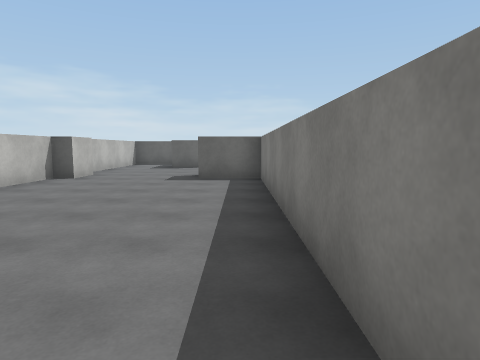
View 1 (above)

19 first-person views from a walk through a scene from a Unity 3-D project. The camera is 1.5 m above the floor, tilts 6° down and sees 75° across. The floor is counted in squares, 2 m on a side. Each view is taken from the middle of a square. On the plan, view 1 faces up. The plan holds only what a view shows up to about 10 squares ahead; the rest is blank. The player is left out. Surface patterns are stand-ins for the level's own textures.

View 2
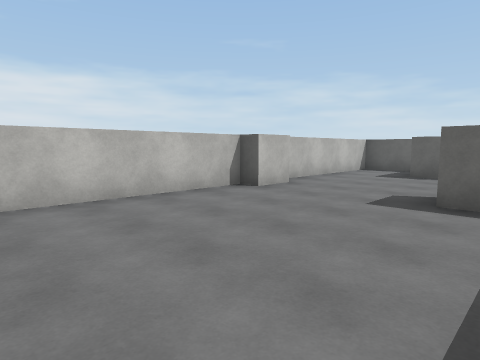

View 3
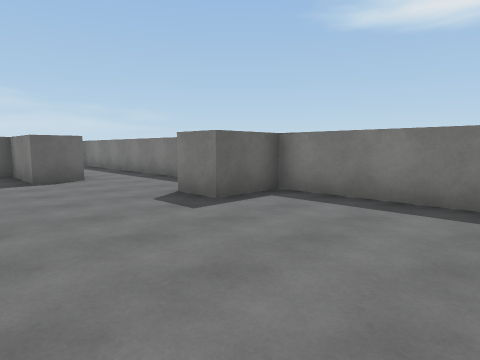

View 4
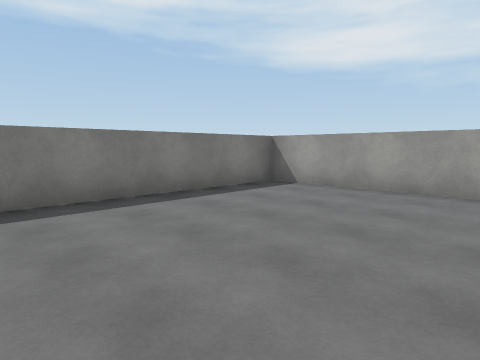

View 5
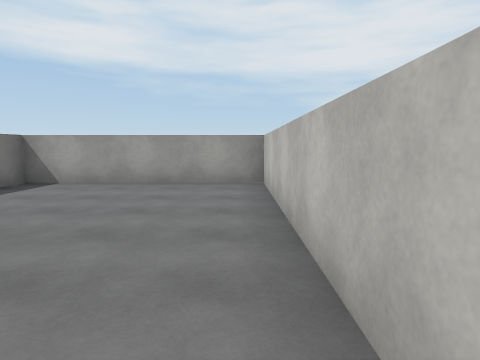

View 6
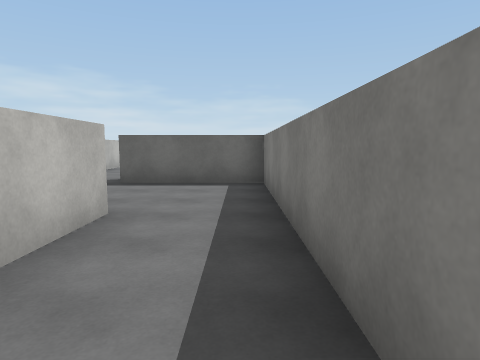

View 7
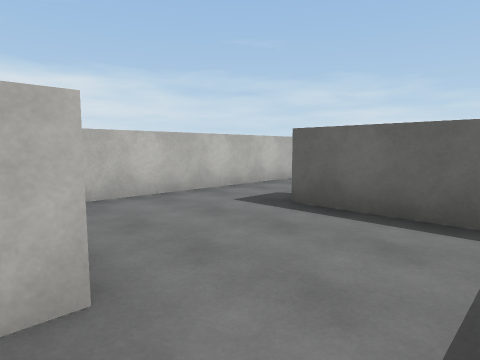

View 8
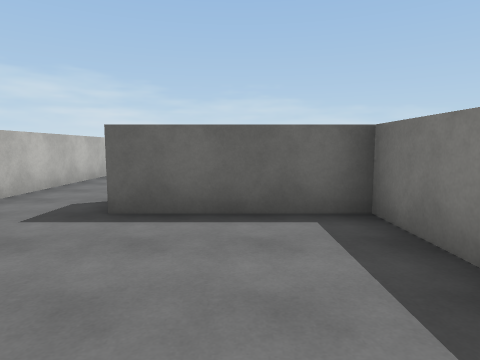

View 9
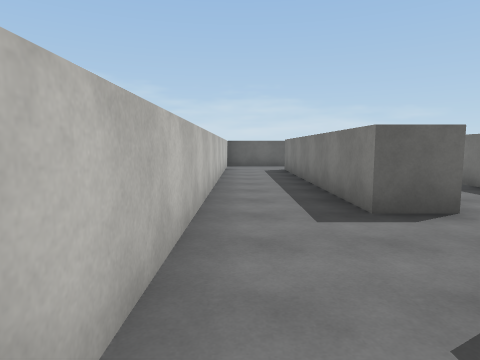

View 10
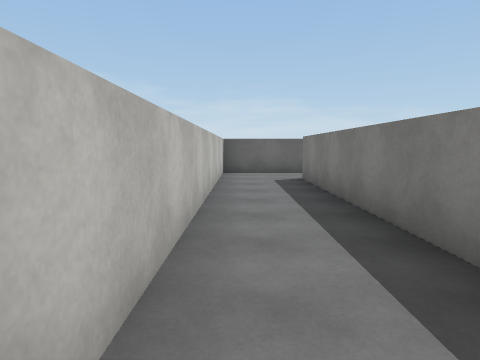

View 11
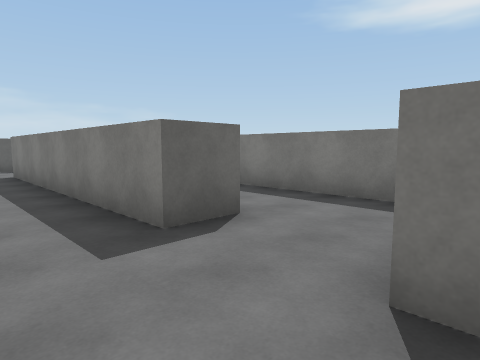

View 12
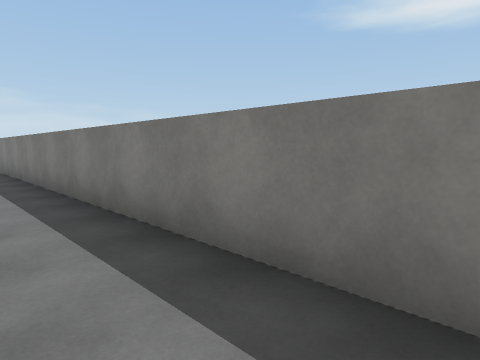

View 13
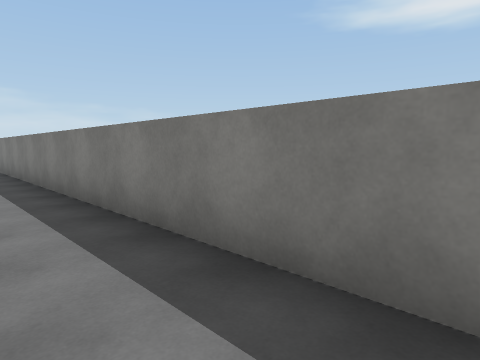

View 14
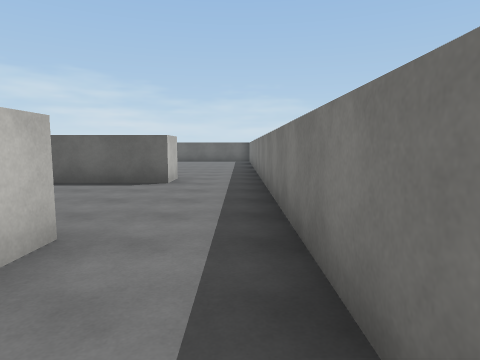

View 15
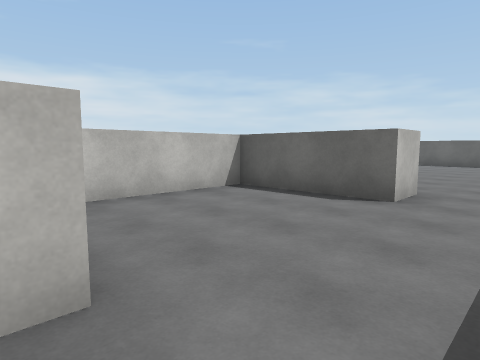

View 16
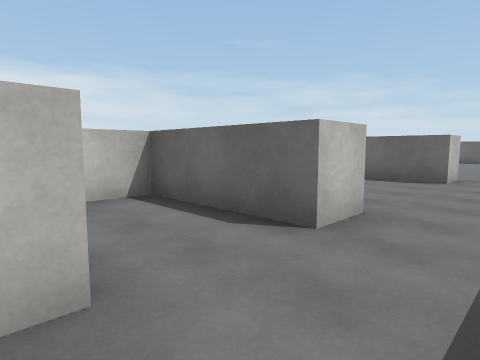

View 17
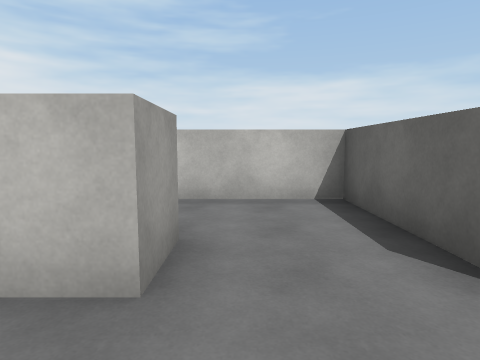

View 18
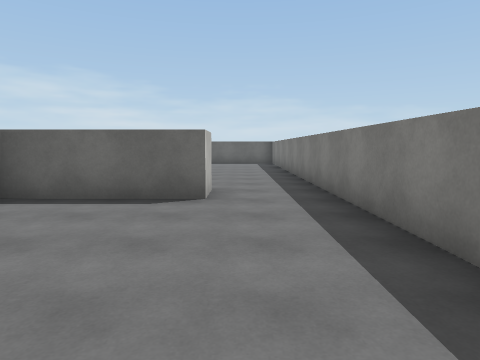

View 19
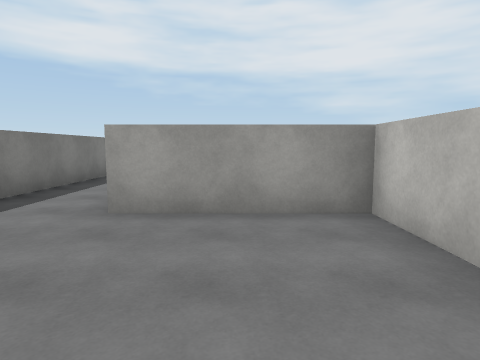

### Floor plan
Ten units are one square. View 1 is at (0, 0); x grows to the right and y downward. Boxes are objects, and circles mark ways between rooms. Rooms are numbered by the first view taken in them; rooms with no view inside come last. Other rooms are left out.
<svg viewBox="-50 -361 60 381">
<path fill="none" stroke="#000" d="M-40 -85 -40 -75 -45 -75 -45 15 5 15 5 -75 -10 -75 -10 -85M5 -98 5 -175 -25 -175M-14 -115 -25 -115 -25 -135 -38 -135M-45 -128 -45 -91M-45 -175 -45 -145 -15 -145 -15 -129M-14 -205 -25 -205 -25 -275 -15 -275M-15 -295 -45 -295 -45 -175M-15 -275 -15 -268M5 -191 5 -296M-15 -306 -15 -295M-15 -356 -15 -345 -45 -345 -45 -315M5 -296 5 -356"/>
<circle cx="-35" cy="-180" r="3" fill="#2a7"/>
<circle cx="-20" cy="-195" r="3" fill="#2a7"/>
<circle cx="-20" cy="-285" r="3" fill="#2a7"/>
<circle cx="-5" cy="-300" r="3" fill="#2a7"/>
<text x="-20" y="-80">1</text>
<text x="-30" y="-240">2</text>
<text x="-10" y="-240">3</text>
<text x="-20" y="-330">4</text>
</svg>
Room 1 opens to room 2. Room 2 opens to room 3. Room 3 opens to room 4.

Where each view was taken, in squares from view 1:
view 1: 0 up, 0 right, facing up
view 2: 3 up, 0 right, facing up-left
view 3: 4 up, 4 left, facing up-right
view 4: 4 up, 4 left, facing down-right
view 5: 5 up, 4 left, facing down
view 6: 11 up, 0 right, facing up
view 7: 14 up, 0 right, facing up-left
view 8: 14 up, 1 left, facing up
view 9: 17 up, 4 left, facing up
view 10: 20 up, 4 left, facing up
view 11: 18 up, 4 left, facing up-right
view 12: 19 up, 1 left, facing up-right
view 13: 22 up, 1 left, facing up-right
view 14: 28 up, 0 right, facing up
view 15: 30 up, 0 right, facing up-left
view 16: 27 up, 0 right, facing up-left
view 17: 28 up, 0 right, facing left
view 18: 30 up, 1 left, facing up
view 19: 18 up, 3 left, facing down
